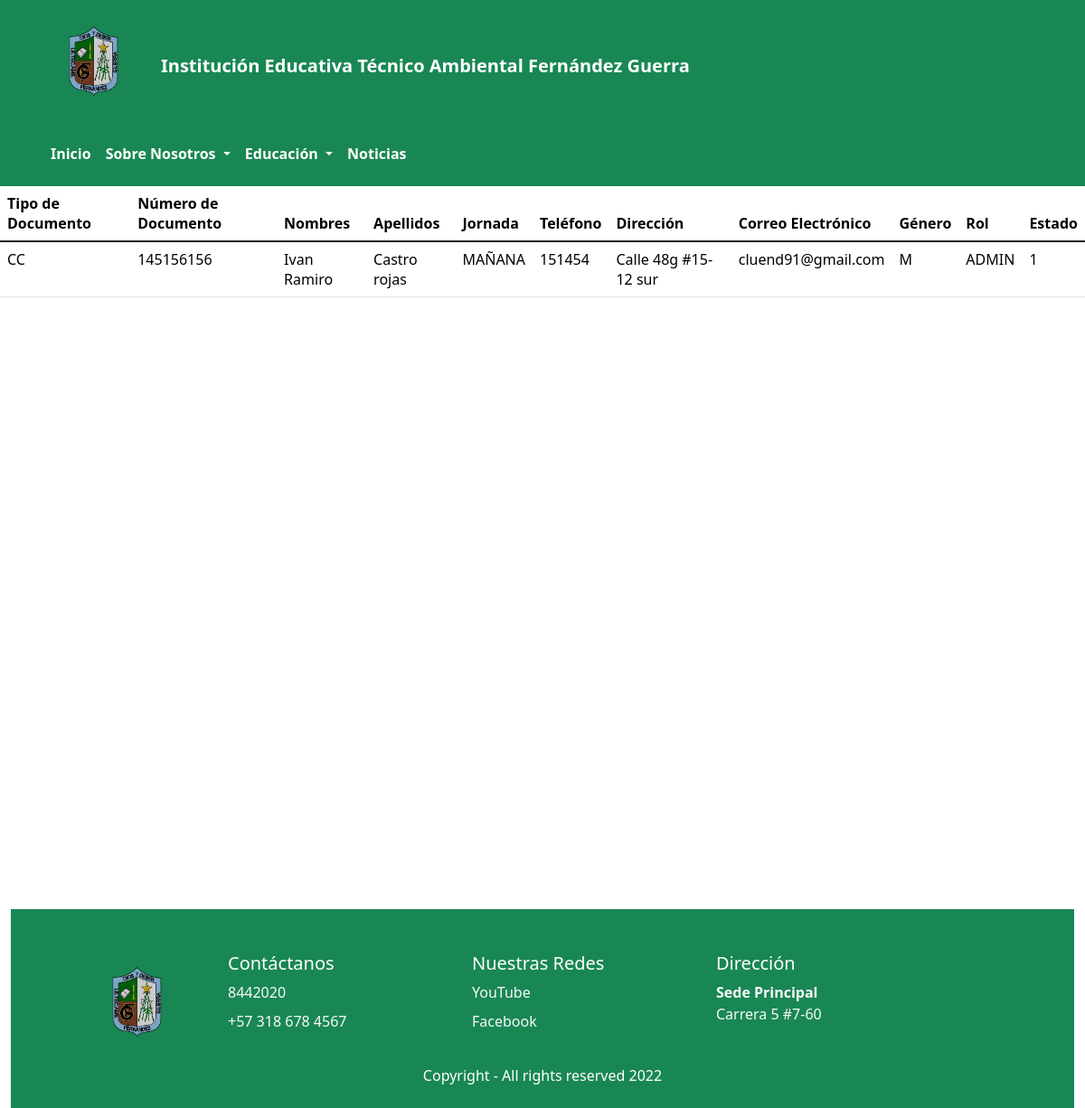
The app's page /usuarios/, older data.
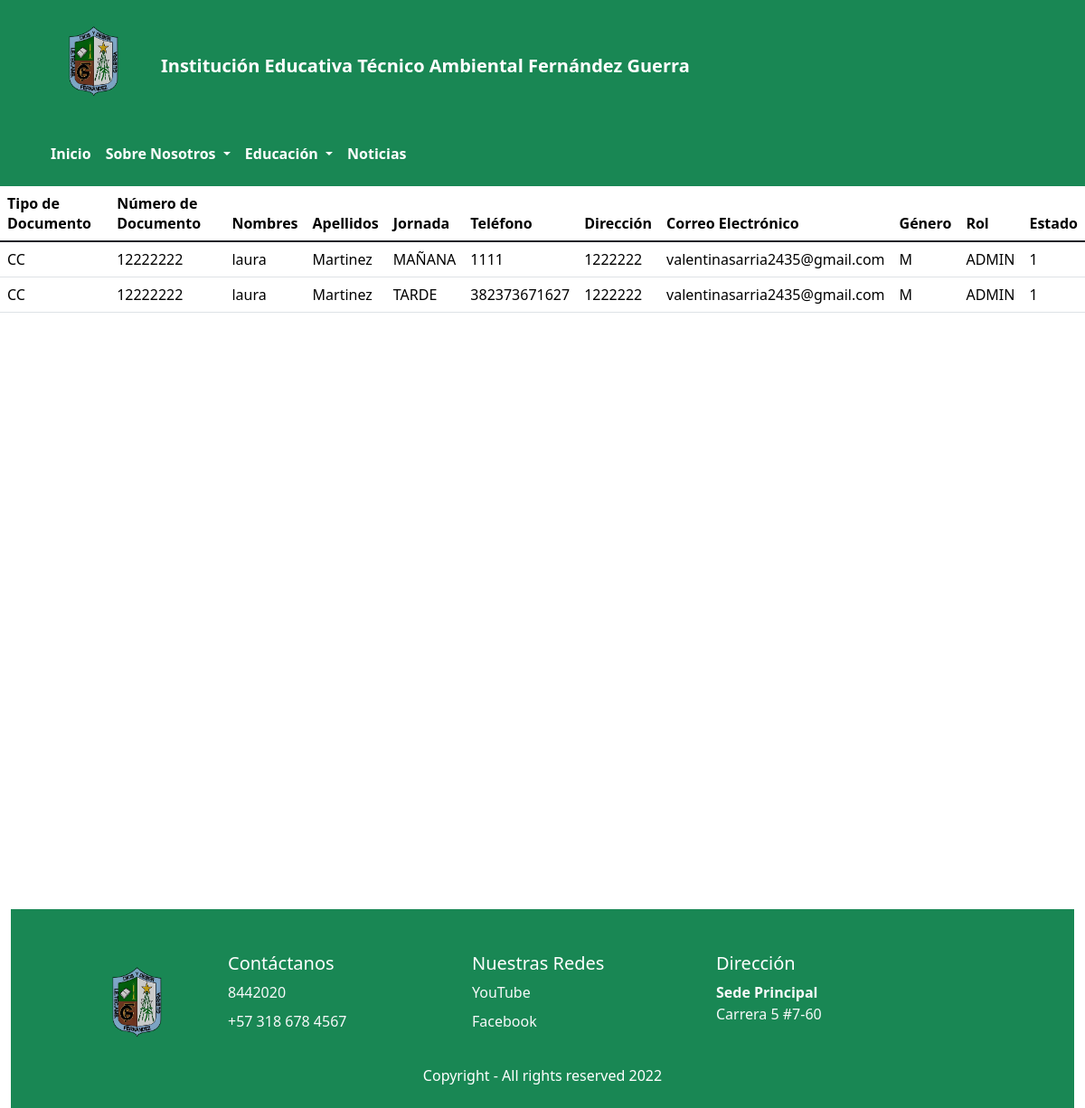
The same page, newer data.
### usuarios/models.py (models this page shows)
class Usuario(models.Model):
    class TipoDoc(models.TextChoices):
        CC='CC', _('Cédula de Ciudadanía')
        CE='CE', _('Cédula de Extranjería')
        PP='PP', _('Pasaporte')
    TipoDoc=models.CharField(max_length=3, choices=TipoDoc.choices , default=TipoDoc.CC, verbose_name="Tipo de Documento")
    numDoc=models.CharField(max_length=60, verbose_name="Número de Documento")
    nombres=models.CharField(max_length=60, verbose_name="Nombres")
    apellidos=models.CharField(max_length=60, verbose_name="Apellidos")
    class Jornada(models.TextChoices):
        JM='MAÑANA', _('Jornada Mañana')
        JT='TARDE', _('Jornada Tarde')
    Jornada=models.CharField(max_length=10,choices=Jornada.choices , default=Jornada.JM, verbose_name="Jornada")
    telefono=models.CharField(max_length=20, verbose_name="Teléfono")
    direccion=models.CharField(max_length=40, verbose_name="Dirección")
    correo=models.CharField(max_length=40, verbose_name="Correo Electrónico")
    class Genero(models.TextChoices):
        M='M', _('Masculino')
        F='F', _('Femenino')
        I='I', _('Indefinido')
    Genero=models.CharField(max_length=3,choices=Genero.choices, default=Genero.M, verbose_name="Género")
    class Rol(models.TextChoices):
        ADMIN='ADMIN', _('Administrador')
        DIRECTIVO='DIRECTIVO', _('Directivo')
        SECRETARIA='SECRETARIA', _('Secretaria')
    Rol=models.CharField(max_length=10,choices=Rol.choices, default=Rol.ADMIN, verbose_name="Rol")
    class Estado(models.TextChoices):
        ACTIVO='1', _('Activo')
        INACTIVO='0', _('Inactivo')
    Estado=models.CharField(max_length=1,choices=Estado.choices, default=Estado.ACTIVO, verbose_name="Estado")

### usuarios/views.py (the view)
# urls.py: path('usuarios/', include('usuarios.urls')),
def usuarios(request):
    titulo="Usuarios"
    usuarios= Usuario.objects.all()
    context={
        'titulo':titulo,
        'usuarios':usuarios
}
    return render(request,'usuarios/usuarios.html',context)

### base/Templates/usuarios/usuarios.html
{% extends 'partials/body.html' %}
{% block contenido %}
<table class="table">
<thead>
<tr>
  <th scope="col">Tipo de Documento</th>
  <th scope="col">Número de Documento</th>
  <th scope="col">Nombres</th>
  <th scope="col">Apellidos</th>
  <th scope="col">Jornada</th>
  <th scope="col">Teléfono</th>
  <th scope="col">Dirección</th>
  <th scope="col">Correo Electrónico</th>
  <th scope="col">Género</th>
  <th scope="col">Rol</th>
  <th scope="col">Estado</th>
</tr>
</thead>
<tbody>
    {% for usuario in usuarios %}
    <tr>
        <td>{{usuario.TipoDoc}}</td>
        <td>{{usuario.numDoc}}</td>
        <td>{{usuario.nombres}}</td>
        <td>{{usuario.apellidos}}</td>
        <td>{{usuario.Jornada}}</td>
        <td>{{usuario.telefono}}</td>
        <td>{{usuario.direccion}}</td>
        <td>{{usuario.correo}}</td>
        <td>{{usuario.Genero}}</td>
        <td>{{usuario.Rol}}</td>
        <td>{{usuario.Estado}}</td>
    </tr>
    {% endfor %}
</tbody>
</table>
{% endblock contenido %}

Row changes from the older to the newer data that the page shows:
changed Usuario "MAÑANA": numDoc "145156156" → "12222222"; nombres "Ivan Ramiro" → "laura"; apellidos "Castro rojas" → "Martinez"; telefono "151454" → "1111"; direccion "Calle 48g #15-12 sur" → "1222222"; correo "cluend91@gmail.com" → "valentinasarria2435@gmail.com"
added Usuario: TipoDoc "CC", numDoc "12222222", nombres "laura", apellidos "Martinez", Jornada "TARDE", telefono "382373671627", direccion "1222222", correo "valentinasarria2435@gmail.com", Genero "M", Rol "ADMIN", Estado "1"
